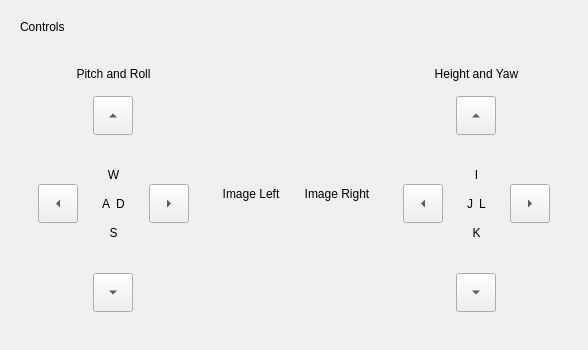
      <widget class="QWidget" name="ctrl_widget" native="true">
       <property name="sizePolicy">
        <sizepolicy hsizetype="Preferred" vsizetype="Preferred">
         <horstretch>0</horstretch>
         <verstretch>4</verstretch>
        </sizepolicy>
       </property>
       <layout class="QVBoxLayout" name="verticalLayout_3">
        <item>
         <widget class="QWidget" name="widget_7" native="true">
          <layout class="QHBoxLayout" name="horizontalLayout_8">
           <item>
            <widget class="QLabel" name="label_3">
             <property name="sizePolicy">
              <sizepolicy hsizetype="Preferred" vsizetype="Preferred">
               <horstretch>0</horstretch>
               <verstretch>1</verstretch>
              </sizepolicy>
             </property>
             <property name="text">
              <string>Controls</string>
             </property>
            </widget>
           </item>
          </layout>
         </widget>
        </item>
        <item>
         <widget class="QWidget" name="widget" native="true">
          <property name="sizePolicy">
           <sizepolicy hsizetype="Preferred" vsizetype="Preferred">
            <horstretch>0</horstretch>
            <verstretch>3</verstretch>
           </sizepolicy>
          </property>
          <layout class="QHBoxLayout" name="horizontalLayout_7">
           <item>
            <widget class="QWidget" name="ctrl_left" native="true">
             <property name="sizePolicy">
              <sizepolicy hsizetype="Preferred" vsizetype="Preferred">
               <horstretch>1</horstretch>
               <verstretch>0</verstretch>
              </sizepolicy>
             </property>
             <layout class="QVBoxLayout" name="verticalLayout_5">
              <item>
               <widget class="QLabel" name="label_9">
                <property name="text">
                 <string>Pitch and Roll</string>
                </property>
                <property name="alignment">
                 <set>Qt::AlignCenter</set>
                </property>
               </widget>
              </item>
              <item>
               <widget class="QWidget" name="top_btn" native="true">
                <layout class="QHBoxLayout" name="horizontalLayout_13">
                 <item>
                  <widget class="QToolButton" name="pitch_up">
                   <property name="layoutDirection">
                    <enum>Qt::LeftToRight</enum>
                   </property>
                   <property name="text">
                    <string>...</string>
                   </property>
                   <property name="iconSize">
                    <size>
                     <width>32</width>
                     <height>32</height>
                    </size>
                   </property>
                   <property name="arrowType">
                    <enum>Qt::UpArrow</enum>
                   </property>
                  </widget>
                 </item>
                </layout>
               </widget>
              </item>
              <item>
               <widget class="QWidget" name="roll_btns" native="true">
                <layout class="QHBoxLayout" name="horizontalLayout_11">
                 <item>
                  <widget class="QToolButton" name="roll_left">
                   <property name="sizePolicy">
                    <sizepolicy hsizetype="Fixed" vsizetype="Fixed">
                     <horstretch>1</horstretch>
                     <verstretch>0</verstretch>
                    </sizepolicy>
                   </property>
                   <property name="text">
                    <string>...</string>
                   </property>
                   <property name="iconSize">
                    <size>
                     <width>32</width>
                     <height>32</height>
                    </size>
                   </property>
                   <property name="arrowType">
                    <enum>Qt::LeftArrow</enum>
                   </property>
                  </widget>
                 </item>
                 <item>
                  <widget class="QWidget" name="widget_11" native="true">
                   <layout class="QVBoxLayout" name="verticalLayout_7">
                    <item>
                     <widget class="QLabel" name="label_8">
                      <property name="text">
                       <string>W</string>
                      </property>
                      <property name="alignment">
                       <set>Qt::AlignCenter</set>
                      </property>
                     </widget>
                    </item>
                    <item>
                     <widget class="QWidget" name="widget_12" native="true">
                      <layout class="QHBoxLayout" name="horizontalLayout_19">
                       <item>
                        <widget class="QLabel" name="label_22">
                         <property name="text">
                          <string>A</string>
                         </property>
                         <property name="alignment">
                          <set>Qt::AlignCenter</set>
                         </property>
                        </widget>
                       </item>
                       <item>
                        <widget class="QLabel" name="label_21">
                         <property name="text">
                          <string>D</string>
                         </property>
                         <property name="alignment">
                          <set>Qt::AlignCenter</set>
                         </property>
                        </widget>
                       </item>
                      </layout>
                     </widget>
                    </item>
                    <item>
                     <widget class="QLabel" name="label_20">
                      <property name="text">
                       <string>S</string>
                      </property>
                      <property name="alignment">
                       <set>Qt::AlignCenter</set>
                      </property>
                     </widget>
                    </item>
                   </layout>
                  </widget>
                 </item>
                 <item>
                  <widget class="QToolButton" name="roll_right">
                   <property name="sizePolicy">
                    <sizepolicy hsizetype="Fixed" vsizetype="Fixed">
                     <horstretch>2</horstretch>
                     <verstretch>0</verstretch>
                    </sizepolicy>
                   </property>
                   <property name="text">
                    <string>...</string>
                   </property>
                   <property name="iconSize">
                    <size>
                     <width>32</width>
                     <height>32</height>
                    </size>
                   </property>
                   <property name="arrowType">
                    <enum>Qt::RightArrow</enum>
                   </property>
                  </widget>
                 </item>
                </layout>
               </widget>
              </item>
              <item>
               <widget class="QWidget" name="bottom_btn" native="true">
                <layout class="QHBoxLayout" name="horizontalLayout_14">
                 <item>
                  <widget class="QToolButton" name="pitch_down">
                   <property name="text">
                    <string>...</string>
                   </property>
                   <property name="iconSize">
                    <size>
                     <width>32</width>
                     <height>32</height>
                    </size>
                   </property>
                   <property name="arrowType">
                    <enum>Qt::DownArrow</enum>
                   </property>
                  </widget>
                 </item>
                </layout>
               </widget>
              </item>
             </layout>
            </widget>
           </item>
           <item>
            <widget class="QWidget" name="image_l_widget" native="true">
             <property name="sizePolicy">
              <sizepolicy hsizetype="Preferred" vsizetype="Preferred">
               <horstretch>2</horstretch>
               <verstretch>0</verstretch>
              </sizepolicy>
             </property>
             <layout class="QHBoxLayout" name="horizontalLayout_18">
              <item>
               <widget class="QLabel" name="image_l">
                <property name="sizePolicy">
                 <sizepolicy hsizetype="Preferred" vsizetype="Preferred">
                  <horstretch>0</horstretch>
                  <verstretch>0</verstretch>
                 </sizepolicy>
                </property>
                <property name="text">
                 <string>Image Left</string>
                </property>
                <property name="alignment">
                 <set>Qt::AlignCenter</set>
                </property>
               </widget>
              </item>
             </layout>
            </widget>
           </item>
           <item>
            <widget class="QWidget" name="image_r_widget" native="true">
             <property name="sizePolicy">
              <sizepolicy hsizetype="Preferred" vsizetype="Preferred">
               <horstretch>2</horstretch>
               <verstretch>0</verstretch>
              </sizepolicy>
             </property>
             <layout class="QHBoxLayout" name="horizontalLayout_10">
              <item>
               <widget class="QLabel" name="image_r">
                <property name="sizePolicy">
                 <sizepolicy hsizetype="Preferred" vsizetype="Preferred">
                  <horstretch>0</horstretch>
                  <verstretch>0</verstretch>
                 </sizepolicy>
                </property>
                <property name="text">
                 <string>Image Right</string>
                </property>
                <property name="alignment">
                 <set>Qt::AlignCenter</set>
                </property>
               </widget>
              </item>
             </layout>
            </widget>
           </item>
           <item>
            <widget class="QWidget" name="ctrl_right" native="true">
             <property name="sizePolicy">
              <sizepolicy hsizetype="Preferred" vsizetype="Preferred">
               <horstretch>1</horstretch>
               <verstretch>0</verstretch>
              </sizepolicy>
             </property>
             <layout class="QVBoxLayout" name="verticalLayout_8">
              <item>
               <widget class="QLabel" name="label_11">
                <property name="text">
                 <string>Height and Yaw</string>
                </property>
                <property name="alignment">
                 <set>Qt::AlignCenter</set>
                </property>
               </widget>
              </item>
              <item>
               <widget class="QWidget" name="widget_2" native="true">
                <layout class="QHBoxLayout" name="horizontalLayout_15">
                 <item>
                  <widget class="QToolButton" name="height_up">
                   <property name="text">
                    <string>...</string>
                   </property>
                   <property name="iconSize">
                    <size>
                     <width>32</width>
                     <height>32</height>
                    </size>
                   </property>
                   <property name="arrowType">
                    <enum>Qt::UpArrow</enum>
                   </property>
                  </widget>
                 </item>
                </layout>
               </widget>
              </item>
              <item>
               <widget class="QWidget" name="widget_5" native="true">
                <layout class="QHBoxLayout" name="horizontalLayout_16">
                 <item>
                  <widget class="QToolButton" name="yaw_left">
                   <property name="text">
                    <string>...</string>
                   </property>
                   <property name="iconSize">
                    <size>
                     <width>32</width>
                     <height>32</height>
                    </size>
                   </property>
                   <property name="arrowType">
                    <enum>Qt::LeftArrow</enum>
                   </property>
                  </widget>
                 </item>
                 <item>
                  <widget class="QWidget" name="widget_13" native="true">
                   <layout class="QVBoxLayout" name="verticalLayout_9">
                    <item>
                     <widget class="QLabel" name="label_10">
                      <property name="text">
                       <string>I</string>
                      </property>
                      <property name="alignment">
                       <set>Qt::AlignCenter</set>
                      </property>
                     </widget>
                    </item>
                    <item>
                     <widget class="QWidget" name="widget_14" native="true">
                      <layout class="QHBoxLayout" name="horizontalLayout_20">
                       <item>
                        <widget class="QLabel" name="label_24">
                         <property name="text">
                          <string>J</string>
                         </property>
                         <property name="alignment">
                          <set>Qt::AlignCenter</set>
                         </property>
                        </widget>
                       </item>
                       <item>
                        <widget class="QLabel" name="label_25">
                         <property name="text">
                          <string>L</string>
                         </property>
                         <property name="alignment">
                          <set>Qt::AlignCenter</set>
                         </property>
                        </widget>
                       </item>
                      </layout>
                     </widget>
                    </item>
                    <item>
                     <widget class="QLabel" name="label_23">
                      <property name="text">
                       <string>K</string>
                      </property>
                      <property name="alignment">
                       <set>Qt::AlignCenter</set>
                      </property>
                     </widget>
                    </item>
                   </layout>
                  </widget>
                 </item>
                 <item>
                  <widget class="QToolButton" name="yaw_right">
                   <property name="text">
                    <string>...</string>
                   </property>
                   <property name="iconSize">
                    <size>
                     <width>32</width>
                     <height>32</height>
                    </size>
                   </property>
                   <property name="arrowType">
                    <enum>Qt::RightArrow</enum>
                   </property>
                  </widget>
                 </item>
                </layout>
               </widget>
              </item>
              <item>
               <widget class="QWidget" name="widget_6" native="true">
                <layout class="QHBoxLayout" name="horizontalLayout_17">
                 <item>
                  <widget class="QToolButton" name="height_down">
                   <property name="text">
                    <string>...</string>
                   </property>
                   <property name="iconSize">
                    <size>
                     <width>32</width>
                     <height>32</height>
                    </size>
                   </property>
                   <property name="arrowType">
                    <enum>Qt::DownArrow</enum>
                   </property>
                  </widget>
                 </item>
                </layout>
               </widget>
              </item>
             </layout>
            </widget>
           </item>
          </layout>
         </widget>
        </item>
       </layout>
      </widget>
